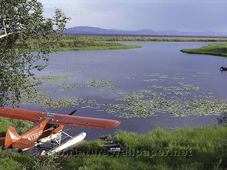
#> input picture Assignment 2/Assignment 2/Test_data/waterplane.ppm, 227 x 170 px, shrunk from 600 x 450 before the run
$ jupyter execute --allow-errors 'Assignment 2.ipynb'
#> lines starting #> are read from the running program, lines starting #| are printed output that depends on the picture
# CIP Assignment 2

## Garima Jain
## M.Tech AI
## 18MCMI14

[cell 1]
import cv2 as cv
import numpy as np
import glob

### Q1. Search the web for Colour Halftoning algorithms. Select one of them and write a detailed report on it OR implement the selected algorithm and show results on the test images.

Implementing CMY Ordered Dot Dithering Algorithm

[cell 2]
'''
output_size = 16 x input_size
4x4 CMY color dithered mask
set threshold, which pixels will be set and which not
for each pixel in input image, calculate #dots to be put for C,M,Y acc. to corr. pixel vlaues
'''

def cmy_color_dithering(image,result_image_name):
    output_img = np.zeros((image.shape[0]*4, image.shape[1]*4, 3), np.uint8)

    #indexes for each in priority order according to Bayer's mask
    ordered_c_ind = [[2,2],[0,2],[2,0],[3,1],[2,3]]
    ordered_m_ind = [[1,1],[1,3],[0,1],[0,3],[2,1],[1,2]]
    ordered_y_ind = [[0,0],[3,3],[1,0],[3,2],[3,0]]


    for i in range(image.shape[0]):
        for j in range(image.shape[1]):
            c_val = 255 - image[i,j,2]
            m_val = 255 - image[i,j,1]
            y_val = 255 - image[i,j,0]

            #find number of dots to be set for C,M,Y using unitary method
            c_dots = ( len(ordered_c_ind) * c_val ) // 255
            m_dots = ( len(ordered_m_ind) * m_val ) // 255
            y_dots = ( len(ordered_y_ind) * y_val ) // 255

            x,y = i*4, j*4
            for k in range(c_dots): # for cyan, set B and G
                output_img[x+ordered_c_ind[k][0],y+ordered_c_ind[k][1]] = [255,255,0]

            for k in range(m_dots): # for magenta, set B and R
                output_img[x+ordered_m_ind[k][0],y+ordered_m_ind[k][1]] = [255,0,255]

            for k in range(y_dots): # for yellow, set G and R
                output_img[x+ordered_y_ind[k][0],y+ordered_y_ind[k][1]] = [0,255,255]

    cv.imwrite(result_image_name,output_img)

[cell 3]
'''
mask:
[Y1,M3,C2,M4]
[Y3,M1,M6,M2]
[C3,M5,C1,C5]
[Y5,C4,Y4,Y2]

C = W-R = G+B
M = W-G = R+B
Y = W-B = R+G
'''
image = cv.imread('Test_data/waterplane.ppm')
#> image is the input picture: shape (170, 227, 3); mean B, G, R 121.9, 117.8, 116.1
cmy_color_dithering(image,'Q1.CMYDithering/waterplane.ppm')
#> after the loop in cmy_color_dithering, `for i in range(image.shape[0]):`:
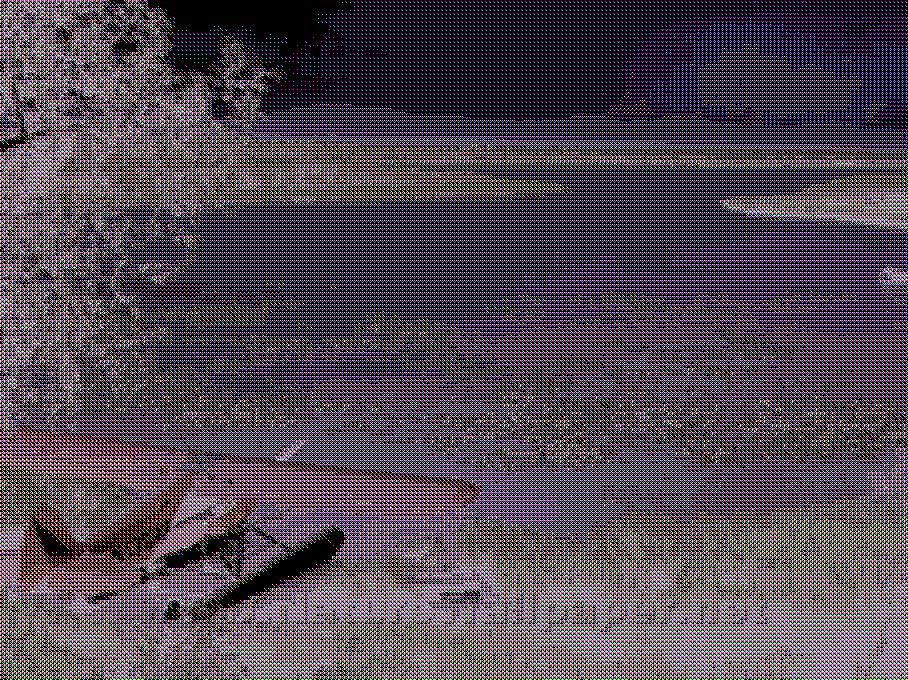
#> output_img: shape (680, 908, 3); mean B, G, R 79.5, 69.3, 77.1

image = cv.imread('Test_data/orange-flower.ppm')
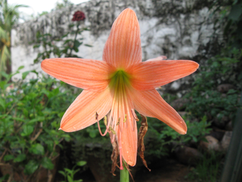
#> input picture Assignment 2/Assignment 2/Test_data/orange-flower.ppm, 242 x 182 px, shrunk from 640 x 480 before the run
#> image is the input picture: shape (182, 242, 3); mean B, G, R 80.4, 100.8, 114.5
cmy_color_dithering(image,'Q1.CMYDithering/orange-flower.png')
#> call 2 of cmy_color_dithering, with result_image_name = 'Q1.CMYDithering/orange-flower.png'
#> after the loop in cmy_color_dithering (call 2), `for i in range(image.shape[0]):`:
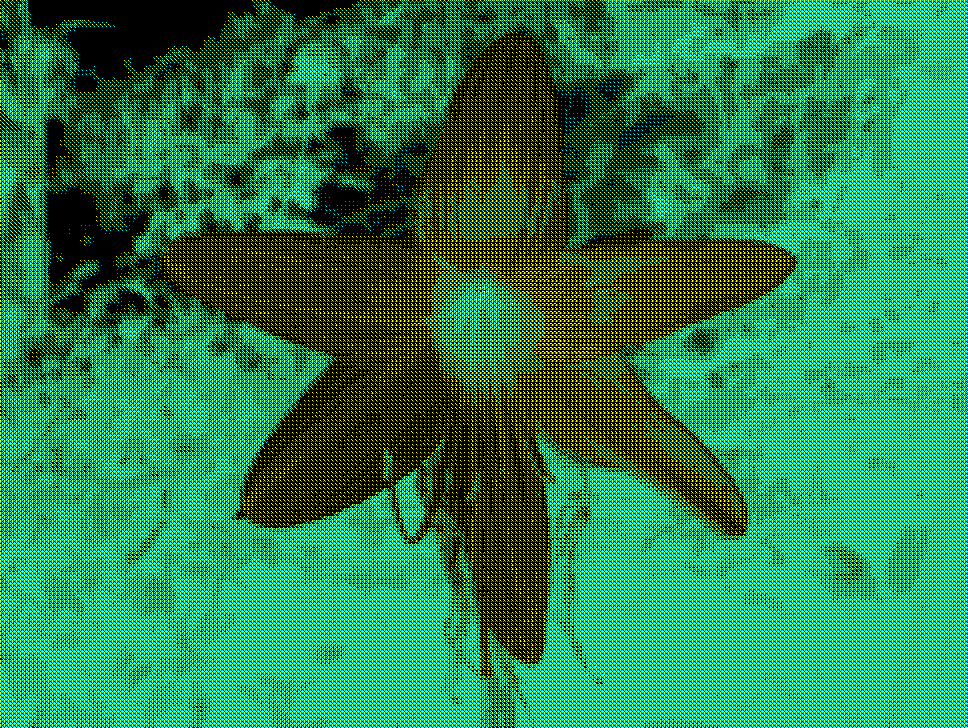
#> output_img: shape (728, 968, 3); mean B, G, R 87, 83.7, 97

image = cv.imread('Test_data/fall-colours.jpg')
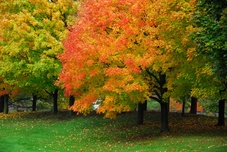
#> input picture Assignment 2/Assignment 2/Test_data/fall-colours.jpg, 227 x 152 px, shrunk from 600 x 402 before the run
#> image is the input picture: shape (152, 227, 3); mean B, G, R 22.4, 95.9, 113.4
cmy_color_dithering(image,'Q1.CMYDithering/fall-colours.jpg')
#> call 3 of cmy_color_dithering, with result_image_name = 'Q1.CMYDithering/fall-colours.jpg'
#> after the loop in cmy_color_dithering (call 3), `for i in range(image.shape[0]):`:
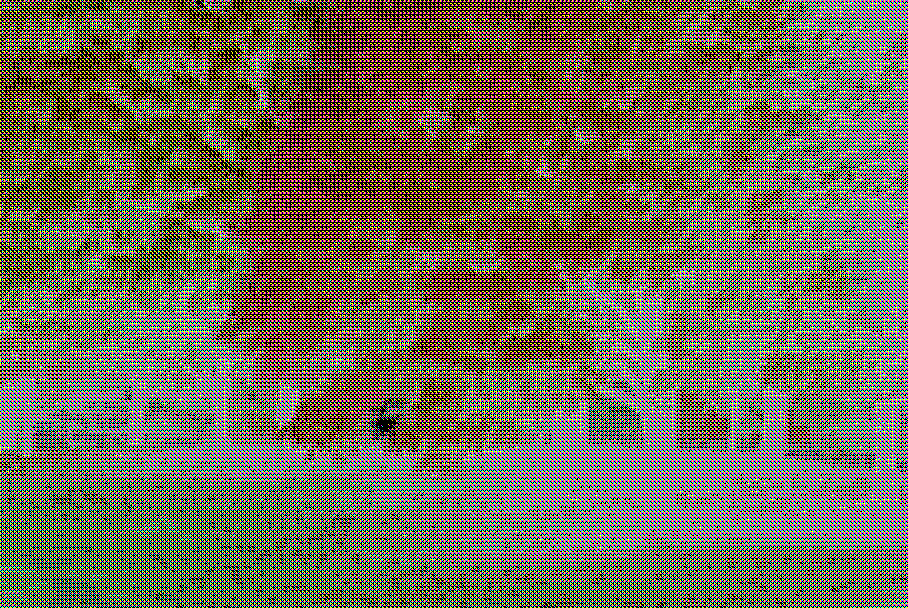
#> output_img: shape (608, 908, 3); mean B, G, R 88.1, 101.1, 116.4

The output images are in folder Q1.CMYDithering.
The mask I used is shown above.

### Q2. Try coming up with your own error diffusion coefficients and implement the standard error-diffusion algorithm. Compare the performance of your coefficients against Floyd-Steinberg's on this image. Discuss the patterns visible in yours and in Floyd-Steinberg's at the various gray levels.

[cell 4]
def error_diffusion_algo(image, indexes, num_of_indexes, coeffs, result_image):
    new_image = image.copy()
    for i in range(1,new_image.shape[0]-2):
        for j in range(1,new_image.shape[1]-2):
            error = 0
            if new_image[i][j] < 128 : # threshold for binarisation - 128
                error = new_image[i][j]
                new_image[i][j] = 0
            else:
                error = new_image[i][j] - 255
                new_image[i][j] = 255
            for k in range(num_of_indexes):
                new_image[i+indexes[k][0]][j+indexes[k][1]] = np.clip(
                                                                (new_image[i+indexes[k][0]][j+indexes[k][1]]\
                                                                + coeffs[k] * error), 0, 255)
#     new_image = np.uint8(new_image)
    cv.imwrite(result_image, new_image)
    return new_image

[cell 5]
image = cv.imread('Test_data/ed-eg.png',0)
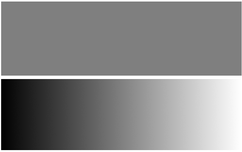
#> input picture Assignment 2/Assignment 2/Test_data/ed-eg.png, 242 x 152 px, shrunk from 640 x 400 before the run
#> image is the input picture: shape (152, 242); min 0, max 255, mean 133.7

floyd_steinberg_indexes = [[0,1], [1,1], [1,0], [1,-1]]
floyd_steinberg_coeffs = [7 / 16, 1 / 16, 5 / 16, 3 / 16]
fd_num_of_indexes = 4
error_diffusion_algo(image, floyd_steinberg_indexes, fd_num_of_indexes, floyd_steinberg_coeffs, "Q2.Results/FloydSteinbergDiffused.png")
#> after the loop in error_diffusion_algo, `for i in range(1,new_image.shape[0]-2):`:
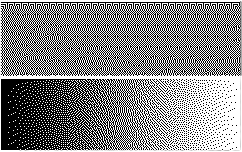
#> new_image: shape (152, 242); min 0, max 255, mean 131.7

my_diffusion_indexes = [[0,1], [1,1], [1,0],[0,2], [2,2], [2,0]]
my_num_of_indexes = 6
#> (the rest of this cell did not finish here and is left out)

The output images are in folder Ques2.Results

Error diffusing algorithm is a type of half toning in which error is diffused to other pixels, if pixel value < 127, then error is pixel value,else it's pixel value-255. Error is the value by which pixel value deviates from threshold, which is 127. Error is diffused to neighboring pixels and then if it's value is<127, then pixel is not set, i.e black dot else white dot is put.
Here, first I have implemented error diffuing algorithm with Floyd Steinberg coefficients and then with my own set of coefficients. I am diffusing error to 2 right pixels, 2 bottom pixels and 2 bottom right diagonal pixels.

Difference in the patterns visible in Floyd Steinberg algorithm and one with my coefficients:In the upper half of the image, floyd steinberg result has some patterns throughout, there are no visible patterns in mine though, it's quite smooth. However, in the lower half of the image, verticals line can be seen in my output at various gray levels while Floyd Steinberg has small patterns as compared to mine. Since I am diffusing error to 2 pixels, elongated patterns are visible in mine.

### Q3.
### (a).Implement an algorithm to simulate the grayscale output from a colour filter array. The function prototype is image colour_filter (image, filter).That is, it takes an input colour image and a colour filter as parameters and returns a grayscale image.
### (b). Implement a demosaicking algorithm with the prototype image demosaic (image, filter).The input image is a grayscale image output by the colour_filter algorithm and the corresponding filter array; the output is a colour image.

a. Apply color filter array on color image to get grayscale image.

[cell 6]
def color_to_grayscale(image, color_filter, result_image):
    neighbors = [[0,0], [0,1], [1,0], [1,1]]
    new_image = np.zeros((image.shape[0],image.shape[1]))
    # pass 2x2 filter over the image, for each filter component value,
    # retain that component value in pixel
    for i in range(0, image.shape[0]-2, 2):
        for j in range(0, image.shape[1]-2, 2):
            for k in range(0, 4):
                new_image[i+neighbors[k][0]][j+neighbors[k][1]] = image[i+k][j+k][color_filter[k]]
    cv.imwrite(result_image, new_image)

[cell 7]
color_filter1 = [1, 2, 0, 1] # Bayer's mask which Canon uses
color_filter2 = [2, 1, 1, 0] # Bayer's mask which other manufaturers use

image = cv.imread('Test_data/orange-flower.ppm')
image = cv.cvtColor(image, cv.COLOR_BGR2RGB)
#> image: shape (182, 242, 3)
#> (the rest of this cell did not finish here and is left out)
